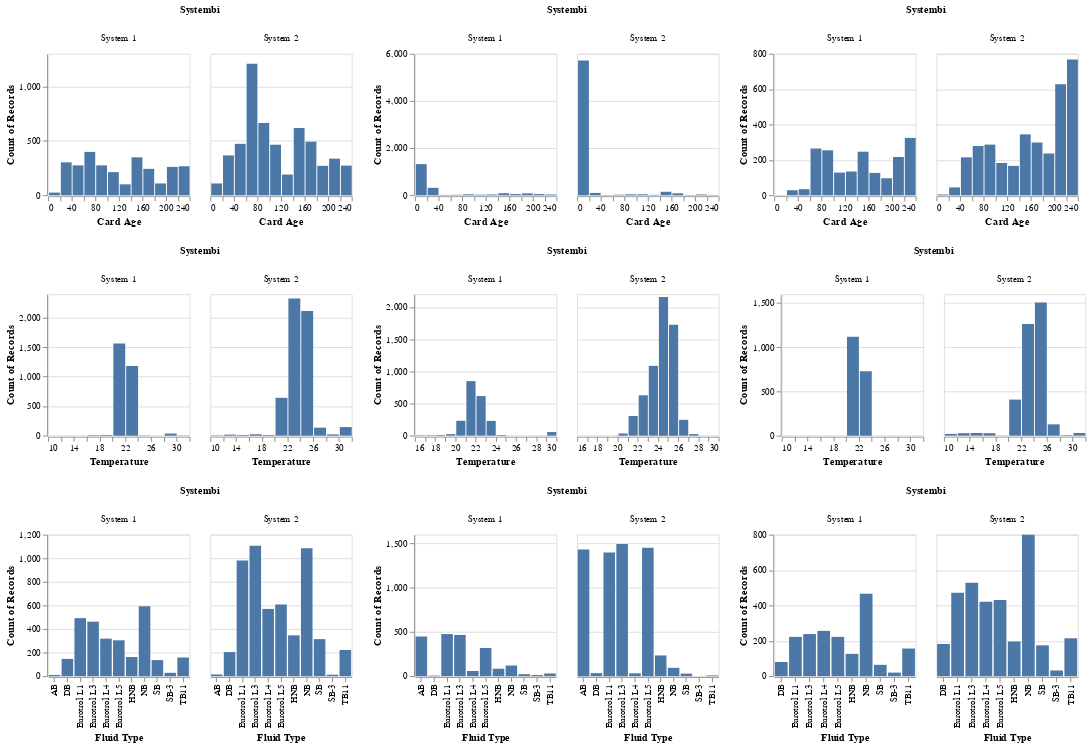

This figure's notebook cell:
### Code cell
# Plot for sensor A cal window
import altair as alt

model_euclidean = KMeans(n_clusters=n_clusters, random_state=0, max_iter=10)
y_pred_euclid = model_euclidean.fit_predict(A_cal_window_zero)
df = A_cal_window_zero.reset_index()
df['label'] = y_pred_euclid
df2 = pd.merge(keyByTestID, df[['label','TestID']], how='inner', on=['TestID'])
df2['Type'] = df2['FluidType'].apply(lambda x: 'Eurotrol' if x.startswith('Eurotrol') else 'Blood')
df2['Systembi'] = df2['System'].apply(lambda x: 'System 1' if x=='System 1' else 'System 2')
   
cardage1 = alt.Chart(df2[df2['label']==1]).mark_bar().encode(
    x=alt.X('AgeOfCardInDaysAtTimeOfTest:Q', bin=alt.Bin(maxbins=20),title='Card Age'),
    y='count()'
).properties(width=150, height=150).facet(column='Systembi')
cardage2 = alt.Chart(df2[df2['label']==0]).mark_bar().encode(
    x=alt.X('AgeOfCardInDaysAtTimeOfTest:Q', bin=alt.Bin(maxbins=20),title='Card Age'),
    y='count()'
).properties(width=150, height=150).facet(column='Systembi')
cardage3 = alt.Chart(df2[df2['label']==2]).mark_bar().encode(
    x=alt.X('AgeOfCardInDaysAtTimeOfTest:Q', bin=alt.Bin(maxbins=20),title='Card Age'),
    y='count()'
).properties(width=150, height=150).facet(column='Systembi')

temperature1 = alt.Chart(df2[df2['label']==1]).mark_bar().encode(
    x=alt.X('AmbientTemperature:Q', bin=alt.Bin(maxbins=20),title='Temperature'),
    y='count()'
).properties(width=150, height=150).facet(column='Systembi')
temperature2 = alt.Chart(df2[df2['label']==0]).mark_bar().encode(
    x=alt.X('AmbientTemperature:Q', bin=alt.Bin(maxbins=20),title='Temperature'),
    y='count()'
).properties(width=150, height=150).facet(column='Systembi')
temperature3 = alt.Chart(df2[df2['label']==2]).mark_bar().encode(
    x=alt.X('AmbientTemperature:Q', bin=alt.Bin(maxbins=20),title='Temperature'),
    y='count()'
).properties(width=150, height=150).facet(column='Systembi')

FluidType1 = alt.Chart(df2[df2['label']==1]).mark_bar().encode(
    x=alt.X('FluidType:N', title='Fluid Type'),
    y='count()'
).properties(width=150, height=150).facet(column='Systembi')
FluidType2 = alt.Chart(df2[df2['label']==0]).mark_bar().encode(
    x=alt.X('FluidType:N', title='Fluid Type'),
    y='count()'
).properties(width=150, height=150).facet(column='Systembi')
FluidType3 = alt.Chart(df2[df2['label']==2]).mark_bar().encode(
    x=alt.X('FluidType:N', title='Fluid Type'),
    y='count()'
).properties(width=150, height=150).facet(column='Systembi')

Type1 = alt.Chart(df2[df2['label']==1]).mark_bar().encode(
    x=alt.X('Type:N', title='Fluid Type'),
    y='count()'
).properties(width=150, height=150).facet(column='Systembi')
Type2 = alt.Chart(df2[df2['label']==2]).mark_bar().encode(
    x=alt.X('Type:N', title='Fluid Type'),
    y='count()'
).properties(width=150, height=150).facet(column='Systembi')
Type3 = alt.Chart(df2[df2['label']==2]).mark_bar().encode(
    x=alt.X('Type:N', title='Fluid Type'),
    y='count()'
).properties(width=150, height=150).facet(column='Systembi')

(cardage1 | cardage2 | cardage3) & (temperature1 | temperature2 | temperature3)  & (FluidType1 | FluidType2 | FluidType3)
